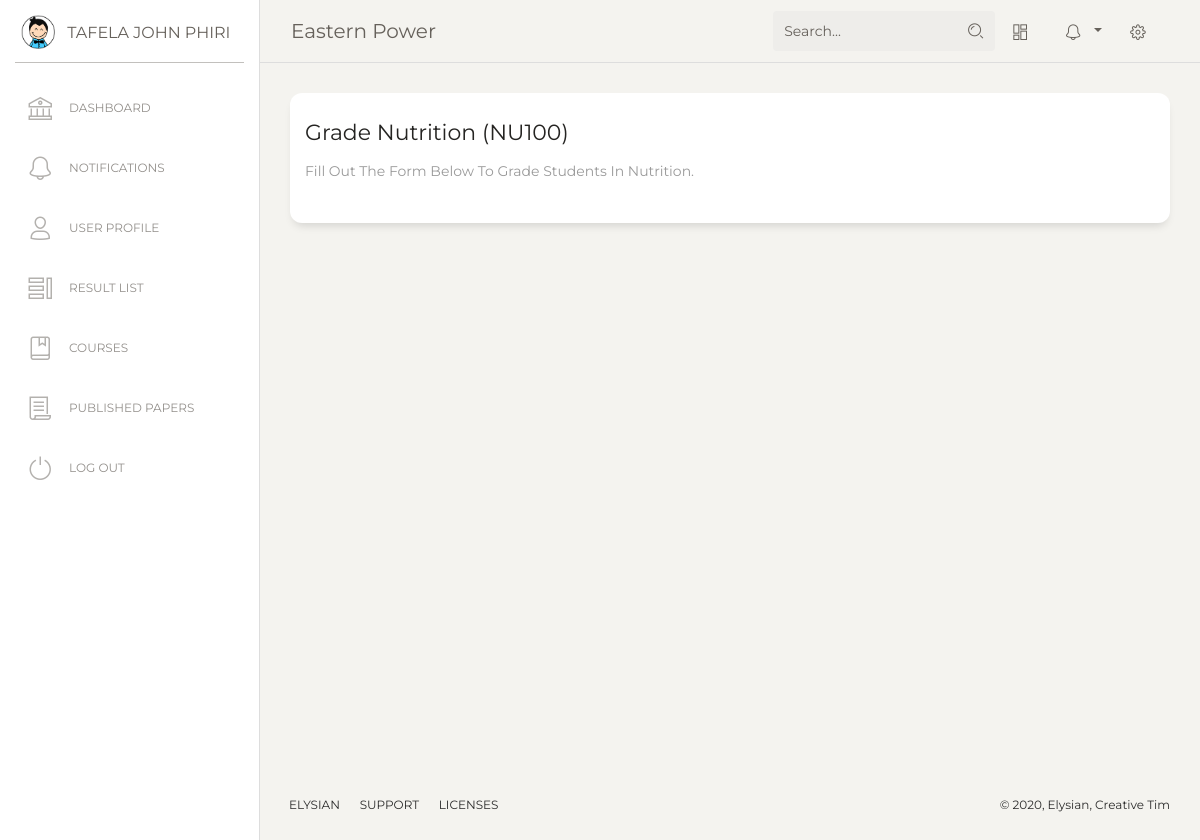
Screenshot of /headway/course/1/grade/ (signed in) with the database file from the repository.
### headway/models.py (models this page shows, shortened)
class User(AbstractUser):
    username_validator = UnicodeUsernameValidator()
    username = models.CharField(
        _('username'),
        max_length=150,
        unique=True,
        help_text=_('Enter a Student ID for student Accounts or Email for lecturer Accounts.'),
        validators=[username_validator],
        error_messages={
            'unique': _("A user with that username already exists."),
        },
    )
    email = models.EmailField(_('email address'), blank=True, unique=True)
    middle_name = models.CharField(max_length=50, blank=True, null=True)
    is_student = models.BooleanField(default=True)
    is_lecturer = models.BooleanField(default=False)
    is_admin = models.BooleanField(default=False)
    institution = models.ForeignKey(Institution, on_delete=models.CASCADE, null=True)
    USERNAME_FIELD = 'username'
    REQUIRED_FIELDS = ['email']
    def get_full_name(self):
        if self.middle_name:
            full_name = '%s %s %s' % (self.first_name, self.middle_name, self.last_name)
        else:
            full_name = '%s %s' % (self.first_name, self.last_name)
        return full_name
    def __str__(self):
        return self.get_full_name()

class Institution(models.Model):
    name = models.CharField(max_length=100, help_text='Enter Institution Name')
    active_subscription = models.BooleanField(default=True)
    subscription_type = models.CharField(max_length=1)  # add choices
    subscription_start = models.DateField(auto_created=True, auto_now_add=True)
    subscription_end = models.DateField()
    short_name = models.CharField(max_length=10, default='INSTITUTE', help_text='Enter A Short Abbreviation Of'
                                                                                'Your Institutes Name '
                                                                                '(10 Characters Max.)')

class Course(models.Model):
    institution = models.ForeignKey(Institution, on_delete=models.DO_NOTHING)
    name = models.CharField(max_length=200)
    code = models.CharField(max_length=20, default='CODE_default', help_text='Enter Course Code')
    summary = models.TextField(max_length=600, null=True, blank=True)
    program = models.ForeignKey(Program, on_delete=models.CASCADE)
    credits = models.IntegerField(null=True, default=0)
    mandatory = models.BooleanField(default=True)
    year = models.IntegerField(choices=YEARS, default=1)
    semester = models.IntegerField(choices=SEMESTER, default=1)
    course_lecturer = models.ManyToManyField('Lecturer', related_name='course_teacher', blank=True)
    def __str__(self):
        return self.name

### headway/views.py (the view, shortened to what this page needs)
# urls.py: path('course/<int:pk>/grade/', views.GradeCourseView.as_view(), name='grade_course'),
class GradeCourseView(FormView):
    template_name = 'headway/grade_course.html'
    def get(self, request, *args, **kwargs):
        course = Course.objects.get(pk=self.kwargs['pk'])
        queryset = Grade.objects.filter(course=course)
        formset = forms.GradeStudentsFormset(queryset=queryset)
        context = {'course': course,
                   'formset': formset}
        return render(request, self.template_name, context)

### templates/headway/grade_course.html (shortened to what this page needs)
{% extends 'headway/base.html' %}
{% load crispy_forms_tags %}
{% block content %}
        <div class="row">
          <div class="col-md-12">
            <div class="card ">
              <div class="card-header ">
                <h5 class="card-title">Grade {{ course|capfirst }} ({{ course.code|upper }})</h5>
                <p class="card-category">Fill Out The Form Below To Grade Students In {{ course|capfirst }}.</p>
              </div>
              <div class="card-body ">
              </div>
            </div>
          </div>
        </div>
{% endblock content %}

### templates/headway/base.html (shortened to what this page needs)
{% load static %}
<!DOCTYPE html>
<html lang="en">
<head>
  <link href="https://maxcdn.bootstrapcdn.com/font-awesome/latest/css/font-awesome.min.css" rel="stylesheet">
  <link href="{% static 'assets/css/bootstrap.min.css' %}" rel="stylesheet" />
  <link href="{% static 'assets/css/paper-dashboard.css' %}" rel="stylesheet" />
</head>
<body class="">
  <div class="wrapper ">
    <div class="sidebar" data-color="white" data-active-color="danger">
      <div class="logo">
        <a href="#" class="simple-text logo-mini">
          <div class="logo-image-small">
            <img src="{% static 'assets/img/logo-small.png' %}">
          </div>
        </a>
        <a href="#" class="simple-text logo-normal">
          {{ request.user}}
        </a>
      </div>
    <!-- loading urls for purpose of showing active tubs
    {% url 'headway:student_home' as student_home %} {% url 'headway:lecturer_home' as lecturer_home %}
        {% url 'headway:result_list' as results %} {% url 'login' as login %} {% url 'headway:icons' as icons %}
    {% url 'headway:notifications' as notifications %} {% url 'headway:user' as user %}
        {% url 'headway:papers' as papers %}  {% url 'headway:courses' as courses_dir %}
    {% url 'headway:student_accounts' as accounts_dir %}-->
      <div class="sidebar-wrapper">
        <ul class="nav">
          <li{% if request.path == student_home %} class="active" {% endif%} >
              {% if request.user.is_lecturer %}
                   <a href="{% url 'headway:lecturer_home' %}">
              {% else %}
                  <a href="{% url 'headway:student_home' %}">
              {% endif %}
              <i class="nc-icon nc-bank"></i>
              <p>Dashboard</p>
            </a>
          </li>
          <li {% if request.path == notifications %} class="active"{% endif %}>
            <a href="{% url 'headway:notifications' %}">
              <i class="nc-icon nc-bell-55"></i>
              <p>Notifications</p>
            </a>
          </li>
          <li {% if request.path == user %} class="active"{% endif %}>
            <a href="{% url 'headway:user' %}">
              <i class="nc-icon nc-single-02"></i>
              <p>User Profile</p>
            </a>
          </li>
          <li {% if request.path == results %}class="active"{% endif %}>
            <a href="{% url 'headway:result_list' %}">
              <i class="nc-icon nc-tile-56"></i>
              <p>Result List</p>
            </a>
          </li>
        <li {% if request.path == courses_dir %}class="active"{% endif %}>
            <a href="{% url 'headway:courses' %}">
              <i class="nc-icon nc-book-bookmark"></i>
              <p>Courses</p>
            </a>
          </li>
          <li {% if request.path == papers %}class="active"{% endif %}>
            <a href="{% url 'headway:papers' %}">
              <i class="nc-icon nc-paper"></i>
              <p>Published Papers</p>
            </a>
          </li>
          <li class="active-pro">
            <a href="{% url 'logout' %}">
              <i class="nc-icon nc-button-power"></i>
              <p>Log Out</p>
            </a>
          </li>
        </ul>
      </div>
    </div>
    <div class="main-panel">
      <nav class="navbar navbar-expand-lg navbar-absolute fixed-top navbar-transparent">
        <div class="container-fluid">
          <div class="navbar-wrapper">
            <a class="navbar-brand" href="#">{{ request.user.institution.name }}</a>
          </div>
          <div class="collapse navbar-collapse justify-content-end" id="navigation">
            <form method="get" action="{% url 'headway:search' %}">
              <div class="input-group no-border">
                <input type="text" value="{{ request.GET.q }}" class="form-control" placeholder="Search..." name="q">
                <div class="input-group-append">
                  <div class="input-group-text">
                    <i class="nc-icon nc-zoom-split"></i>
                  </div>
                </div>
              </div>
            </form>
            <ul class="navbar-nav">
              <li class="nav-item">
                <a class="nav-link btn-magnify" href="#">
                  <i class="nc-icon nc-layout-11"></i>
                </a>
              </li>
              <li class="nav-item btn-rotate dropdown">
                <a class="nav-link dropdown-toggle" href="http://example.com" id="navbarDropdownMenuLink" data-toggle="dropdown" aria-haspopup="true" aria-expanded="false">
                  <i class="nc-icon nc-bell-55"></i>
                </a>
              </li>
              <li class="nav-item">
                <a class="nav-link btn-rotate" href="#">
                  <i class="nc-icon nc-settings-gear-65"></i>
                </a>
              </li>
            </ul>
          </div>
        </div>
      </nav>
      <div class="content">
          {% block content %}
          {% endblock %}
      </div>
      <footer class="footer footer-black  footer-white ">
        <div class="container-fluid">
          <div class="row">
            <nav class="footer-nav">
              <ul>
                <li>
                  <a href="#" target="_blank">Elysian</a>
                </li>
                <li>
                  <a href="#" target="_blank">Support</a>
                </li>
                <li>
                  <a href="#" target="_blank">Licenses</a>
                </li>
              </ul>
            </nav>
            <div class="credits ml-auto">
              <span class="copyright">
                ©
                , Elysian, Creative Tim
              </span>
            </div>
          </div>
        </div>
      </footer>
    </div>
  </div>
</body>
</html>

### rows the page displays
User: user "TAFELA JOHN PHIRI", user.institution.name "Eastern Power"
Course: name "Nutrition", code "NU100"
